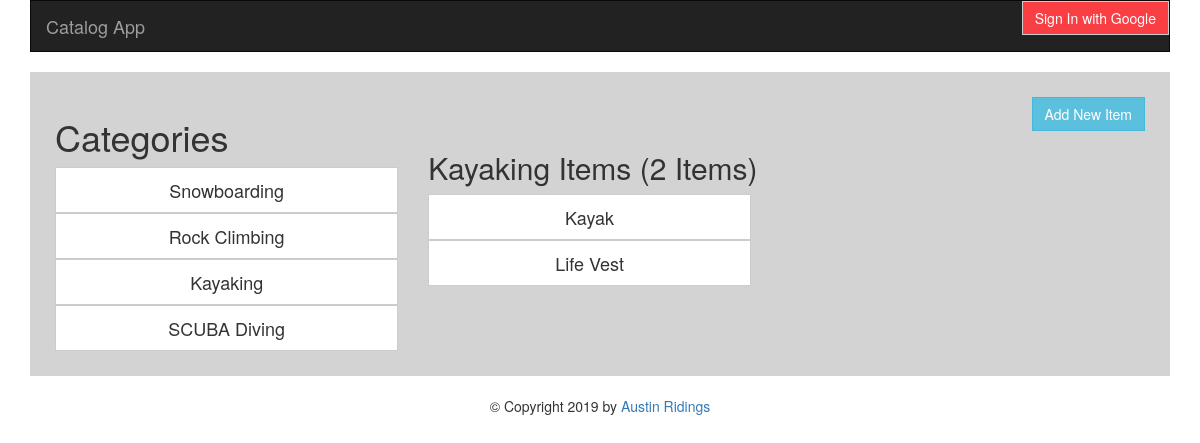
Page /catalog/3/items on the committed database.
### database.py (models this page shows, shortened)
class Category(Base):
    __tablename__ = 'category'
    id = Column(Integer, primary_key=True)
    name = Column(String(80), nullable=False)
    user_id = Column(Integer, ForeignKey('user.id'))
    user = relationship(User)

class Category_Item(Base):
    __tablename__ = 'category_item'
    id = Column(Integer, primary_key=True)
    name = Column(String(80), nullable=False)
    description = Column(String(255))
    category_id = Column(Integer, ForeignKey('category.id'))
    category = relationship(Category)
    user_id = Column(Integer, ForeignKey('user.id'))
    user = relationship(User)

### app.py (the view)
@app.route('/catalog/<int:category_id>/items', methods=['GET', 'POST'])
def categoryItems(category_id):
    cat = conn.query(Category).filter_by(id=category_id).one()
    cats = conn.query(Category).order_by(Category.id)
    items = conn.query(Category_Item).filter_by(category_id=category_id).all()
    itemcount = conn.query(Category_Item).filter_by(category_id=category_id).count()
    return render_template('category.html', cat=cat, items=items, cats=cats, itemcount=itemcount)

### templates/category.html (shortened to what this page needs)
{% extends "base.html" %}
{% block content %}
    <a class="btn btn-info btn-add" href="{{url_for('addItem', category_id=cat.id)}}">Add New Item</a>
<div class="row">
    <div class="col-md-4">
<h1>Categories</h1>
{% for c in cats %}
<a class="btn btn-default btn-lg btn-catalog" href="{{url_for('categoryItems', category_id = c.id)}}">{{ c.name }}</a>
{% endfor %}
</div>
<div class="col-md-8">
<h2>{{ cat.name }} Items ({{ itemcount }} Items)</h2>
{% for i in items %}
<a class="btn btn-default btn-lg btn-item" href="{{url_for('categoryItem', item_id = i.id, category_id=cat.id)}}">{{ i.name }}</a><br>
{% endfor %}
</div>
</div>
{%endblock%}

### static/style.css (style rules this page uses)
.btn-catalog { width: 100%; border-radius: 0; }
.btn { border-radius: 0; }
.btn-add { float: right; }
.btn-item { width: 45%; }

### rows in the picture
Category: name "Snowboarding"
Category: name "Rock Climbing"
Category: name "Kayaking"
Category: name "SCUBA Diving"
Category_Item: name "Kayak"
Category_Item: name "Life Vest"

### other values in the picture
{{ itemcount }} "2"
